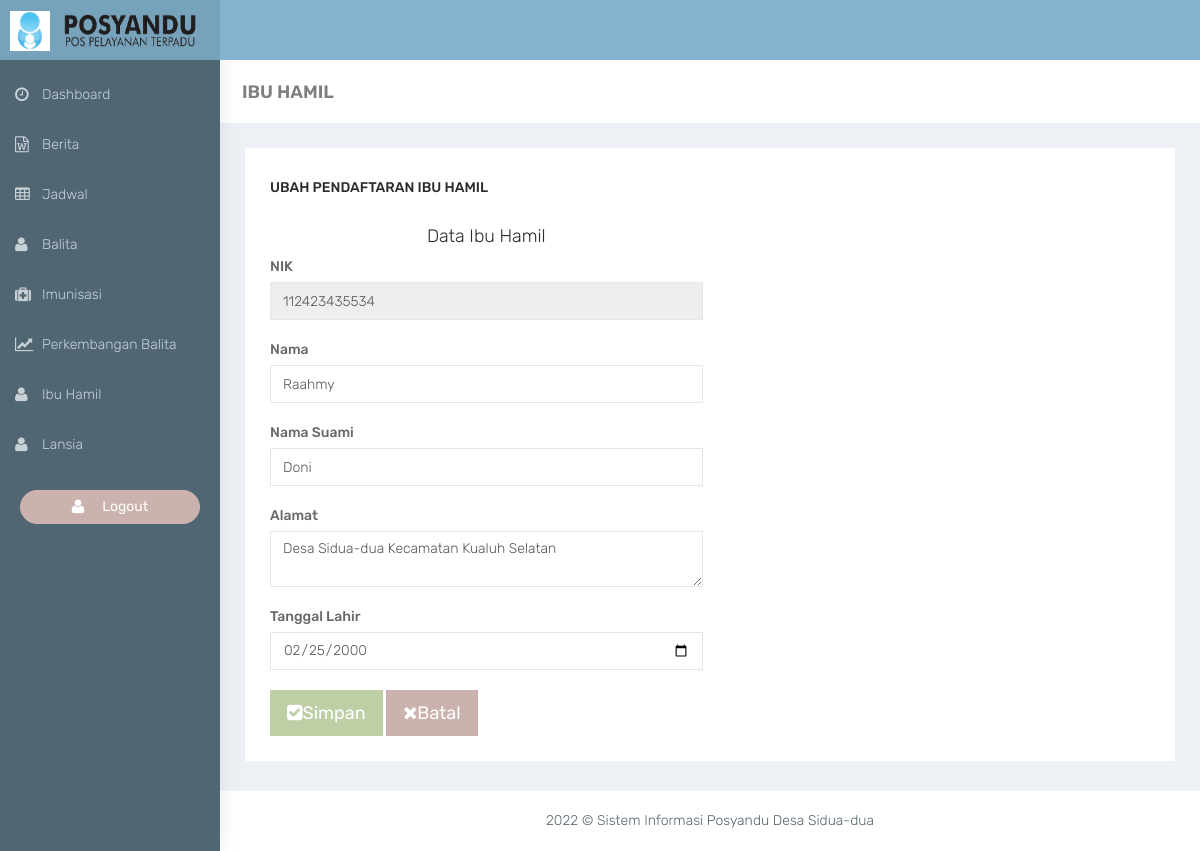
Screenshot of /admin/edit-ibu-hamil.php?kode=112423435534 with the database file from the repository.
### tables this page shows
CREATE TABLE `ibu_hamil` (
  `nik` char(16) NOT NULL,
  `nama` varchar(255) NOT NULL,
  `suami` varchar(255) NOT NULL,
  `alamat` text NOT NULL,
  `tgl_lahir` date DEFAULT NULL,
  `created` date NOT NULL DEFAULT current_timestamp(),
  `updated` date NOT NULL DEFAULT current_timestamp()
);

### admin/edit-ibu-hamil.php (the view, shortened to what this page needs)
<?php require_once('head.php');
if (isset($_GET['kode'])) {
  $kd = $_GET['kode'];
  $sql = mysqli_query($con, "SELECT * from ibu_hamil where nik='$kd'");
  $data = mysqli_fetch_array($sql);
}
?>
<div class="container-fluid">
  <div class="row bg-title">
    <div class="col-lg-3 col-md-4 col-sm-4 col-xs-12">
      <h4 class="page-title">IBU HAMIL</h4>
    </div>
  </div>
  <div class="row">
    <div class="col-sm-12">
      <div class="white-box">
        <h3 class="box-title">Ubah Pendaftaran Ibu Hamil</h3>
        <div class="row">
          <div class="col-sm-6">
            <h4 style="text-align: center;">Data Ibu Hamil</h4>
            <form method="post">
              <div class="sm-3">
                <label for="exampleInputEmail1" class="form-label">NIK</label>
                <input type="text" readonly value="<?= $data['nik'] ?>" name="nik" class="form-control" id="" aria-describedby="emailHelp">
              </div><br>
              <div class="sm-3">
                <label for="exampleInputPassword1" class="form-label">Nama</label>
                <input type="text" value="<?= $data['nama'] ?>" name="nama" class="form-control" id="">
              </div><br>
              <div class="sm-3">
                <label for="exampleInputPassword1" class="form-label">Nama Suami</label>
                <input type="text" value="<?= $data['suami'] ?>" name="suami" class="form-control" id="">
              </div><br>
              <div class="sm-3">
                <label for="exampleInputPassword1" class="form-label">Alamat</label>
                <textarea class="form-control" name="alamat" aria-label="With textarea"><?= $data['alamat'] ?></textarea>
              </div><br>
              <div class="sm-3">
                <label for="tanggal" class="form-label">Tanggal Lahir</label>
                <input type="date" name="tanggal" value="<?= $data['tgl_lahir'] ?>" class="form-control" id="tanggal" required>
              </div><br>
              <button type="submit" name="ubah" class="btn btn-success btn-lg"><i class="fa fa-check-square"></i>Simpan</button>
              <a href="ibu-hamil.php" class="btn btn-danger btn-lg"><i class="fa fa-times"></i>Batal</a>
          </div>
        </div>
      </div>
    </div>
  </div>
</div>
<?php require_once('footer.php'); ?>

### admin/css/colors/blue-dark.css (style rules this page uses)
body { background:#516673 }

### rows the page displays
ibu_hamil: nik "112423435534", nama "Raahmy", suami "Doni", alamat "Desa Sidua-dua Kecamatan Kualuh Selatan", tanggal "02/25/2000"
